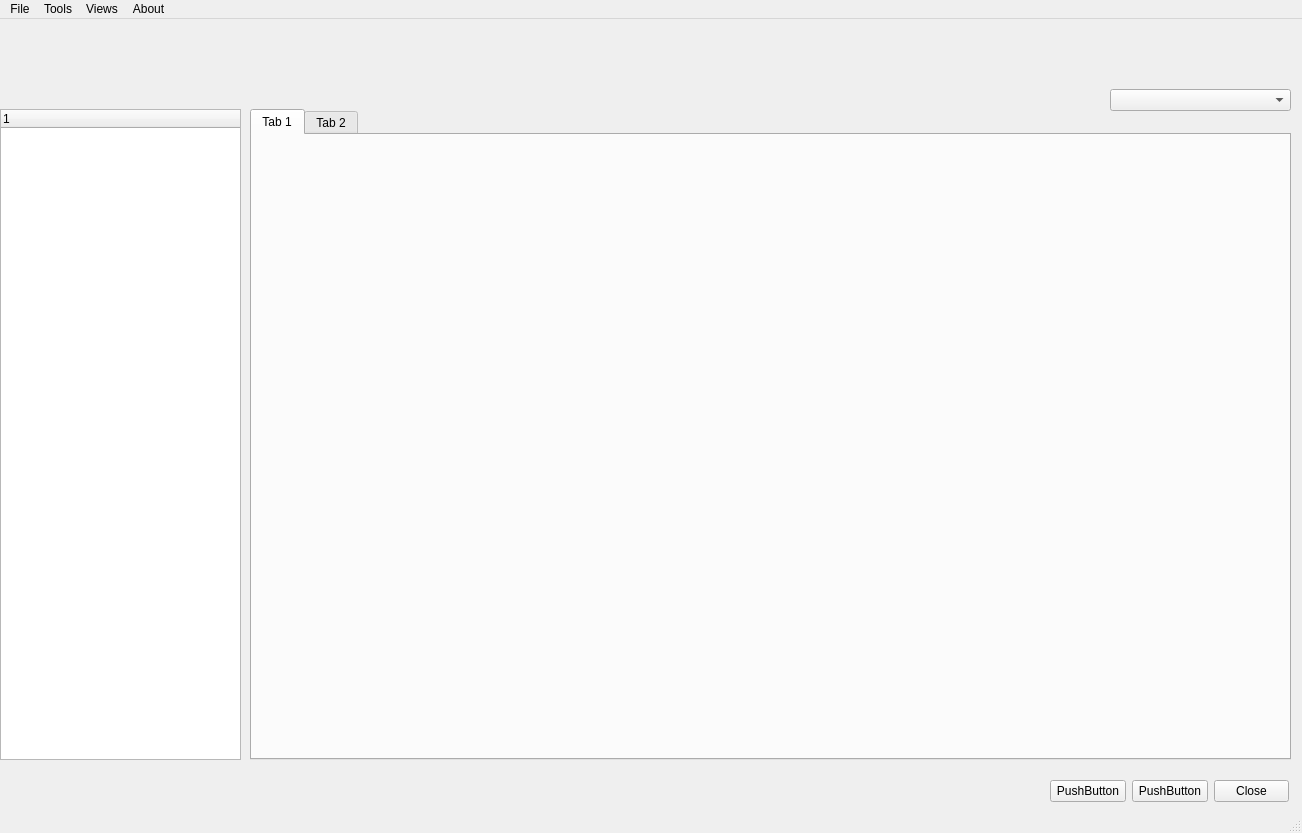
<?xml version="1.0" encoding="UTF-8"?>
<ui version="4.0">
 <class>MainWindow</class>
 <widget class="QMainWindow" name="MainWindow">
  <property name="geometry">
   <rect>
    <x>0</x>
    <y>0</y>
    <width>1302</width>
    <height>833</height>
   </rect>
  </property>
  <property name="windowTitle">
   <string>MainWindow</string>
  </property>
  <widget class="QWidget" name="centralwidget">
   <widget class="QTreeWidget" name="treeWidget">
    <property name="geometry">
     <rect>
      <x>0</x>
      <y>90</y>
      <width>241</width>
      <height>651</height>
     </rect>
    </property>
    <column>
     <property name="text">
      <string notr="true">1</string>
     </property>
    </column>
   </widget>
   <widget class="QTabWidget" name="tabWidget">
    <property name="geometry">
     <rect>
      <x>250</x>
      <y>90</y>
      <width>1041</width>
      <height>651</height>
     </rect>
    </property>
    <property name="currentIndex">
     <number>0</number>
    </property>
    <widget class="QWidget" name="tab">
     <attribute name="title">
      <string>Tab 1</string>
     </attribute>
    </widget>
    <widget class="QWidget" name="tab_2">
     <attribute name="title">
      <string>Tab 2</string>
     </attribute>
    </widget>
   </widget>
   <widget class="QComboBox" name="comboBox">
    <property name="geometry">
     <rect>
      <x>1110</x>
      <y>70</y>
      <width>181</width>
      <height>22</height>
     </rect>
    </property>
   </widget>
   <widget class="QWidget" name="">
    <property name="geometry">
     <rect>
      <x>1050</x>
      <y>760</y>
      <width>239</width>
      <height>25</height>
     </rect>
    </property>
    <layout class="QHBoxLayout" name="horizontalLayout">
     <item>
      <widget class="QPushButton" name="pushButton_3">
       <property name="text">
        <string>PushButton</string>
       </property>
      </widget>
     </item>
     <item>
      <widget class="QPushButton" name="pushButton_2">
       <property name="text">
        <string>PushButton</string>
       </property>
      </widget>
     </item>
     <item>
      <widget class="QPushButton" name="pushButton_close">
       <property name="text">
        <string>Close</string>
       </property>
      </widget>
     </item>
    </layout>
   </widget>
  </widget>
  <widget class="QMenuBar" name="menubar">
   <property name="geometry">
    <rect>
     <x>0</x>
     <y>0</y>
     <width>1302</width>
     <height>21</height>
    </rect>
   </property>
   <widget class="QMenu" name="menuFile">
    <property name="title">
     <string>File</string>
    </property>
   </widget>
   <widget class="QMenu" name="menuTools">
    <property name="title">
     <string>Tools</string>
    </property>
   </widget>
   <widget class="QMenu" name="menuViews">
    <property name="title">
     <string>Views</string>
    </property>
   </widget>
   <widget class="QMenu" name="menuAbout">
    <property name="title">
     <string>About</string>
    </property>
   </widget>
   <addaction name="menuFile"/>
   <addaction name="menuTools"/>
   <addaction name="menuViews"/>
   <addaction name="menuAbout"/>
  </widget>
  <widget class="QStatusBar" name="statusbar"/>
 </widget>
 <resources/>
 <connections/>
</ui>
